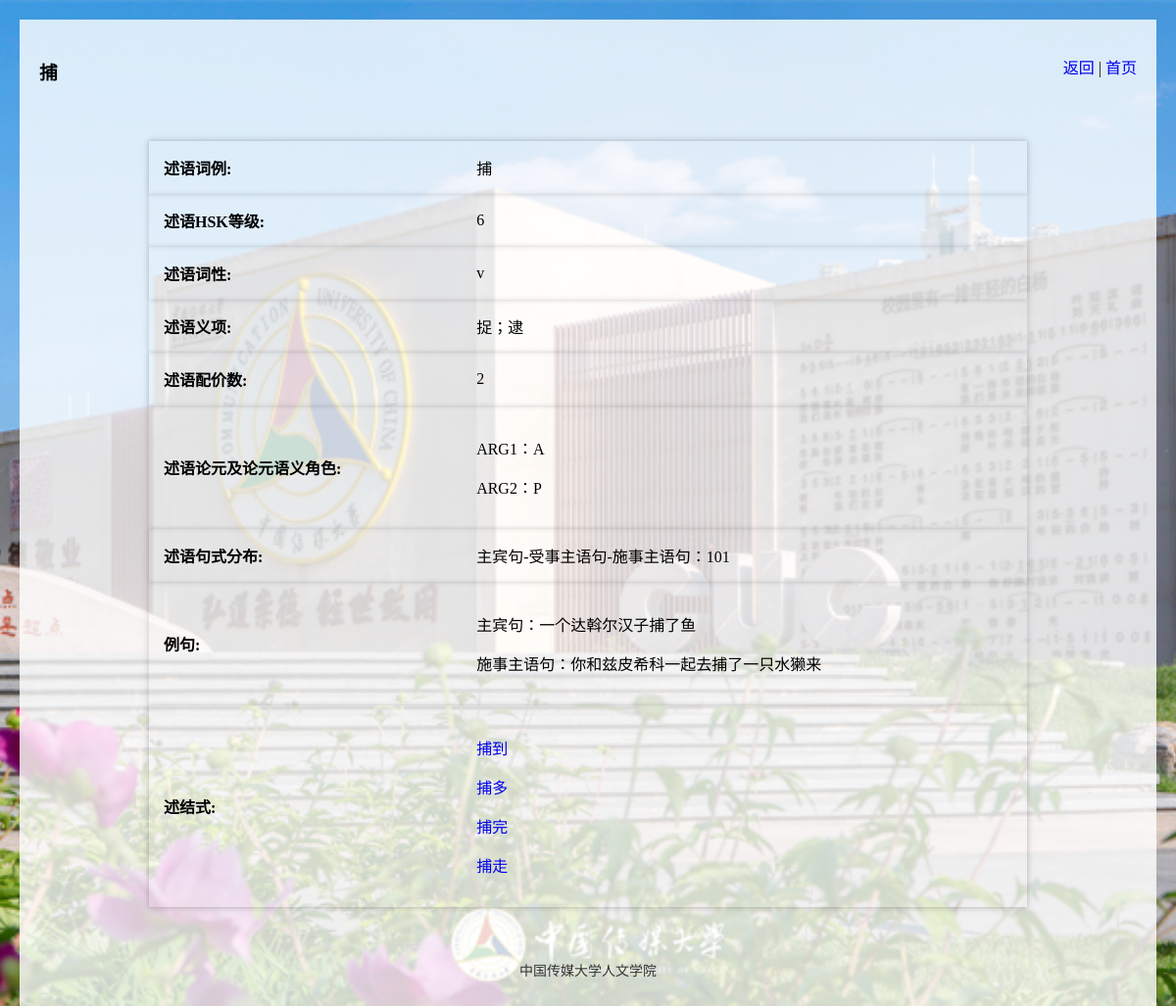
Page /predicate/捕 on the committed database.
### tables this page shows
CREATE TABLE "第一轮标注记录" (
	"id"	INTEGER,
	"编号"	TEXT,
	"述结式词例"	TEXT,
	"述结式拼音"	TEXT,
	"述结式类型"	TEXT,
	"述结式配价数"	TEXT,
	"述结式论元1"	TEXT,
	"述结式论元2"	TEXT,
	"述结式论元3"	TEXT,
	"述结式论元1语义角色"	TEXT,
	"述结式论元2语义角色"	TEXT,
	"述结式论元3语义角色"	TEXT,
	"述语词例"	TEXT,
	"述语拼音"	TEXT,
	"述语HSK等级"	TEXT,
	"述语词性"	TEXT,
	"述语义项"	TEXT,
	"述语配价数"	TEXT,
	"述语论元1"	TEXT,
	"述语论元2"	TEXT,
	"述语论元3"	TEXT,
	"述语论元1语义角色"	TEXT,
	"述语论元2语义角色"	TEXT,
	"述语论元3语义角色"	TEXT,
	"补语词例"	TEXT,
	"补语拼音"	TEXT,
	"补语HSK等级"	TEXT,
	"补语词性"	TEXT,
	"补语义项"	TEXT,
	"补语配价数"	TEXT,
	"补语论元1"	TEXT,
	"补语论元2"	TEXT,
	"补语论元3"	TEXT,
	"补语论元1语义角色"	TEXT,
	"补语论元2语义角色"	TEXT,
	"补语论元3语义角色"	TEXT,
	"共指关系:R.ARG1="	TEXT,
	"R.ARG2="	TEXT,
	"V.ARG1="	TEXT,
	"V.ARG2="	TEXT,
	"补语语义类型"	TEXT,
	"句式1-主动宾"	TEXT,
	"句式1例句"	TEXT,
	"句式2-受事主语句"	TEXT,
	"句式2例句"	TEXT,
	"句式3-把字句"	TEXT,
	"句式3例句"	TEXT,
	"句式4-被na让字句"	TEXT,
	"句式4例句"	TEXT,
	"句式5-施事主语句"	TEXT,
	"句式5例句"	TEXT,
	"句式6-动词拷贝句"	TEXT,
	"句式6例句"	TEXT,
	"句式分布类型"	TEXT,
	"述语句式1 主宾句"	TEXT,
	"述语句式1例句"	TEXT,
	"述语句式2 受事主语句"	TEXT,
	"述语句式2例句"	TEXT,
	"述语句式3 施事主语句"	TEXT,
	"述语句式3例句 "	TEXT,
	"述语句式分布"	TEXT,
	"补语句式1 主事主语句"	TEXT,
	"补语句式1例句"	TEXT,
	"补语句式2 感事主语句"	TEXT,
	"补语句式2例句"	TEXT,
	"补语句式3 施事主语句"	TEXT,
	"补语句式3例句"	TEXT,
	"补语句式分布"	TEXT,
	"备注【词的义项】"	TEXT,
	"来源"	TEXT,
	"填写者1"	TEXT,
	"填写者2"	TEXT,
	"标注中遇到的问题"	TEXT,
	"音序"	TEXT,
	"基础句"	TEXT,
	"图片路径"	TEXT,
	PRIMARY KEY("id" AUTOINCREMENT)
);

### app.py (the view)
@app.route('/predicate/<pr>')
def predicate_detail(pr):
    conn = get_db()
    cursor = conn.cursor()
    cursor.execute('SELECT * FROM 第一轮标注记录 WHERE 述语词例 = ?',(pr,))
    predicate_info = cursor.fetchall()
    predicate_info = [[item if item != "na" else "" for item in row] for row in predicate_info]
    predicate_info = group_by_index(predicate_info,16,lambda x:x[2])
    return render_template('predicate_detail.html',predicate_info=predicate_info,pr=pr)

### app.py (called while the page is built)
def get_db():
    conn = sqlite3.connect(database)
    return conn

def group_by_index(data, index, sort_key=None):
    grouped_data = {}
    for item in data:
        key = item[index]
        if key not in grouped_data:
            grouped_data[key] = []
        grouped_data[key].append(item)
    for key in grouped_data:
        grouped_data[key] = sorted(grouped_data[key], key=sort_key)
    three_dim_list = list(grouped_data.values())
    three_dim_list.sort(key=lambda x: x[0][index])
    return three_dim_list

### templates/predicate_detail.html (shortened to what this page needs)
<!DOCTYPE html>
<html lang="en">
<head>
    <link rel="stylesheet" href="{{ url_for('static', filename='css/mystyle.css') }}">
</head>
<body>
    <div class="container">
        <div class="header_part ">
            <div class="left-div">
                <h3>{{ pr }}</h3>
            </div>
            <div class="right-div">
                <p><a href="javascript:history.back();">返回</a> | <a href="/">首页</a></p>
            </div>
        </div>
        <div class="main">
            {% if predicate_info %}
            {% for item in predicate_info %}
            <table>
                {% if item[0][12] %}
                <tr>
                    <td><strong>述语词例:</strong></td>
                    <td>{{ item[0][12] }}</td>
                </tr>
                {% endif %}
                {% if item[0][14] %}
                <tr>
                    <td><strong>述语HSK等级:</strong></td>
                    <td>{{ item[0][14] }}</td>
                </tr>
                {% endif %}
                 {% if item[0][15] %}
                <tr>
                    <td><strong>述语词性:</strong></td>
                    <td>{{ item[0][15] }}</td>
                </tr>
                {% endif %}
                {% if item[0][16] %}
                <tr>
                    <td><strong>述语义项:</strong></td>
                    <td>{{ item[0][16] }}</td>
                </tr>
                {% endif %}
                 {% if item[0][17] %}
                <tr>
                    <td><strong>述语配价数:</strong></td>
                    <td>{{ item[0][17] }}</td>
                </tr>
                {% endif %}
                {% if item[0][18] %}
                <tr>
                    <td><strong>述语论元及论元语义角色:</strong></td>
                    <td>
                        <p>{{ item[0][18] }}：{{ item[0][21] }}</p>
                        {% if item[0][19] %}
                        <p>{{ item[0][19] }}：{{ item[0][22] }}</p>
                        {% endif %}
                    </td>
                </tr>
                {% endif %}
                {% if item[0][60] %}
                <tr>
                    <td><strong>述语句式分布:</strong></td>
                    <td>主宾句-受事主语句-施事主语句：{{ item[0][60] }}</td>
                </tr>
                {% endif %}
                <tr>
                    <td><strong>例句:</strong></td>
                    <td>
                        {% if item[0][55] %}
                        <p>主宾句：{{ item[0][55] }}</p>
                        {% endif %}
                        {% if item[0][59] %}
                        <p>施事主语句：{{ item[0][59] }}</p>
                        {% endif %}
                    </td>
                </tr>
                <tr>
                    <td><strong>述结式:</strong></td>
                    <td>
                        {% for i in item %}
                        <p><a href="../vrc/{{i[2]}}">{{i[2]}}</a></p>
                        {% endfor %}
                    </td>
                </tr>
            </table>
            {% endfor %}
            {% else %}
            <div style="margin: auto;"><p>未查询到相应结果</p></div>
            {% endif %}
        </div>
        <div class="footer">
            <p>中国传媒大学人文学院</p>
        </div>
    </div>
</body>
</html>

### static/css/mystyle.css (style rules this page uses)
body, html { margin: 0; padding: 0; width: 100%; height: 100%; background: url('../img/background.jpg') no-repeat center center fixed; background-size: cover; background-position-y: bottom; }
.container { display: flex; flex-direction: column; margin: 20px; background: rgba(255, 255, 255, 0.8); }
.main { flex: 1; display: flex; padding: 20px; }
.footer { padding: 20px; text-align: center; font-size: 14px; color: #333; }

### templates/predicate_detail.html (style rules this page uses)
table { width: 80%; border-collapse: collapse; margin: 0 auto; box-shadow: 0 0 10px rgba(0, 0, 0, 0.1); }
th, td { padding: 15px; text-align: left; border: none; }
tr:nth-child(odd) { box-shadow: 0 0 5px rgba(0, 0, 0, 0.2); }
tr:nth-child(even) { box-shadow: 0 0 5px rgba(0, 0, 0, 0.1); }
a { text-decoration: none; }
.header_part { display: flex; justify-content: space-between; margin: 20px; }
.left-div { text-align: left; width: 45%; padding-right: 10px; }
.right-div { text-align: right; width: 45%; padding-left: 10px; }

### rows in the picture
第一轮标注记录: 述语词例 "捕", 述语HSK等级 "6", 述语词性 "v", 述语义项 "捉；逮", 述语配价数 "2", 述语论元1 "ARG1", 述语论元1语义角色 "A", 述语论元2 "ARG2", 述语论元2语义角色 "P", 述语句式分布 "101", 述语句式1例句 "一个达斡尔汉子捕了鱼", 述语句式3例句  "你和兹皮希科一起去捕了一只水獭来", 述结式词例 "捕到"
第一轮标注记录: 述结式词例 "捕多"
第一轮标注记录: 述结式词例 "捕完"
第一轮标注记录: 述结式词例 "捕走"

### other values in the picture
{{ pr }} "捕"
